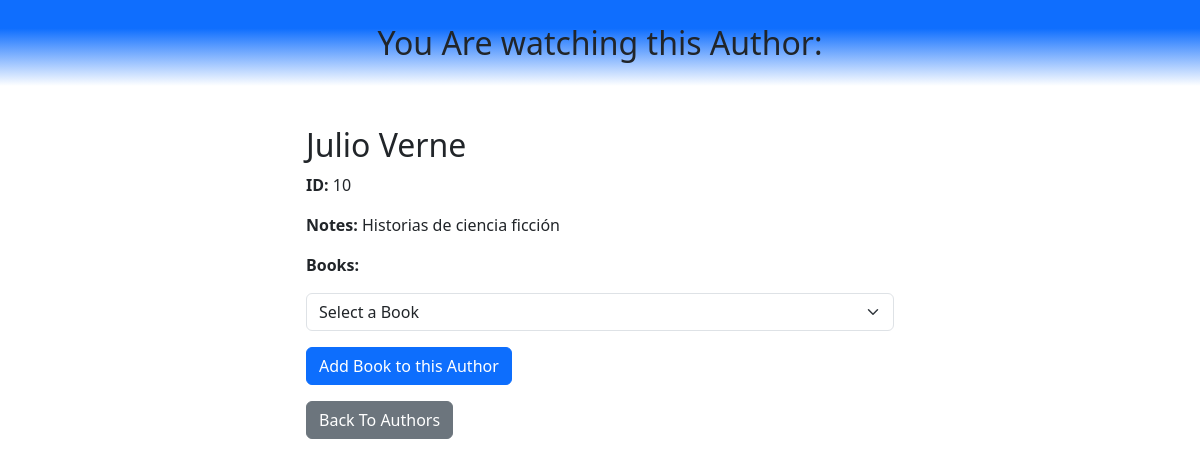
The page /author/10 on the database as committed earlier.
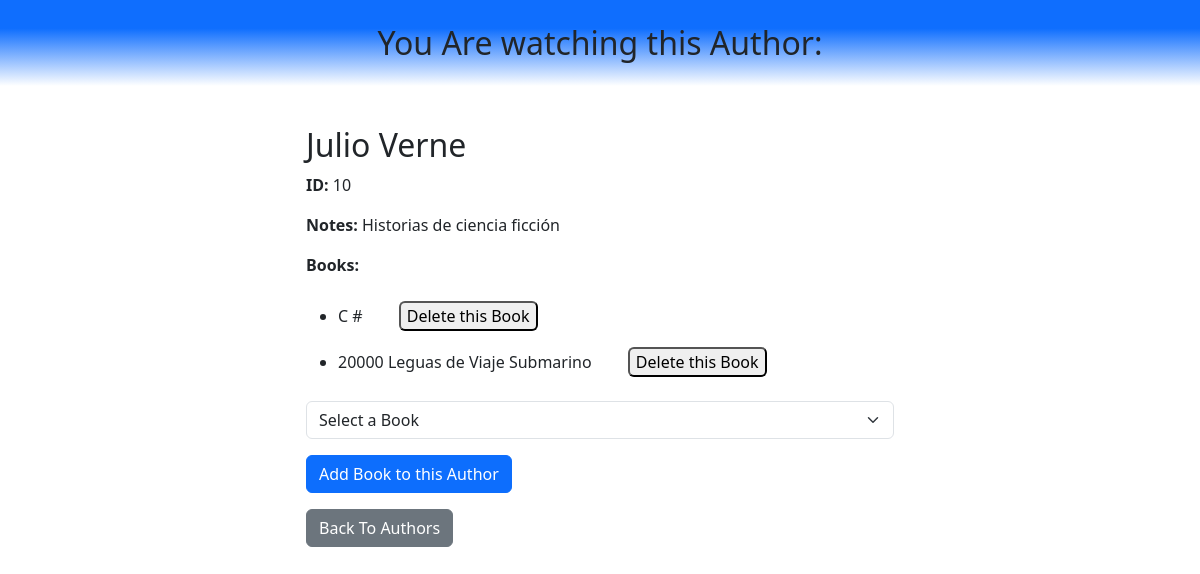
The same page on the database as committed later.
### books_authors_app/models.py (models this page shows, shortened)
class Book(models.Model):
    title=models.CharField(max_length=255)
    desc=models.TextField()
    created_at=models.DateTimeField(auto_now_add=True)
    updated_at=models.DateTimeField(auto_now=True)

### books_authors_app/views.py (the view)
# urls.py: path("author/<int:authorId>", views.showAuthor),
def showAuthor(request, authorId):
    thisAuthor=Author.objects.get(id=authorId) #traigo el objeto por el id recibido en la url
    name=thisAuthor.first_name
    lastName=thisAuthor.last_name
    notes=thisAuthor.notes
    authorBooks=thisAuthor.books.all() #traigo los libros de este autor
    allBooks=Book.objects.all()#traigo todos los autores (para el menu desplegable)
    context={
        "authorId":authorId,
        "name":name,
        "lastName":lastName,
        "notes":notes,
        "authorBooks":authorBooks,
        "allBooks":allBooks
    }
    if request.method=='POST':
        chosenBook=request.POST["chooseBook"]
        thisAuthor.books.add(chosenBook) #agrego un libro a este autor
    return render(request,"oneauthor.html", context)

### books_authors_app/templates/oneauthor.html (shortened to what this page needs)
<!DOCTYPE html>
<html lang="en">
<head>
    {% load django_bootstrap5 %}
    {% bootstrap_css %}
    {% load static %}
    <link rel="stylesheet" href="{% static 'styles.css' %}">
</head>
<body>
    <h2 class="text-center mb-3 blue-bg-gd p-4">You Are watching this Author:</h2>
    <div class="row">
        <div class="container col-6 my-4">
            <h2>{{name}} {{lastName}}</h2>
            <p><strong>ID: </strong>{{authorId}}</p>
            <p><strong>Notes: </strong>{{notes}}</p>
            <p><strong>Books:</strong>
                <ul>
                    {% for book in authorBooks %}
                        <li>{{book.title}}
                            <form action="deleteBook/{{book.id}}" method="POST" style="display:inline-block;" class="mx-4">
                                <input type="submit" value="Delete this Book" class="btn-danger m-2 rounded-2"></input>
                            </form>
                        </li>
                    {% endfor %}
                </ul>
            </p>
            <form action="{{bookId}}" method="POST">
                <select name="chooseBook" class="form-select" aria-label="Default select example">
                    <option selected>Select a Book</option>
                </select>
                <button type="submit" class="btn btn-primary my-3">Add Book to this Author</button>
            </form>
            <form action="/authors">
                <button type="submit" class="btn btn-secondary">Back To Authors</button>
            </form>
        </div>
    </div>
</body>
</html>

Rows that differ between the two databases and show on the page:
now on this page (row unchanged): Book: title "C #"
added Book: title "20000 Leguas de Viaje Submarino"
